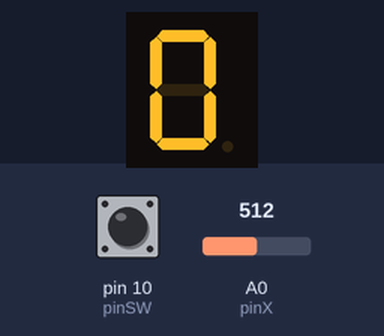
This sketch was run on a simulated Arduino Uno, built with avr-gcc and run on an emulated ATmega328P. On the bench: 1-digit seven-segment display. Wiring (inferred from the names in the program): 1-digit 7-segment display, segments lit when HIGH: segments pin 2, pin 3, pin 4, pin 5, pin 6, pin 7, pin 8, pin 9. Inputs (shaded band) come from the test bench; at power-on: A0 (pinX) = 512, pin 10 (pinSW) HIGH. The segment pins are drawn as the display they are named for.

Above: at 1.2 s.
1.3 s: A0 (pinX) set to 340
At 2.4 s:
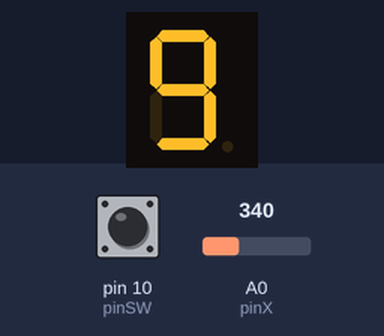
2.8 s: pin 10 (pinSW) pulled LOW for 0.15 s
At 3.5 s:
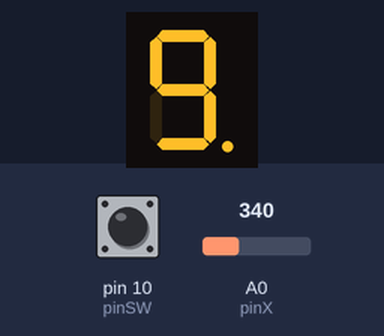
Timing chart, 0 to 5.8 s (numbered marks = the images above; inputs shaded):
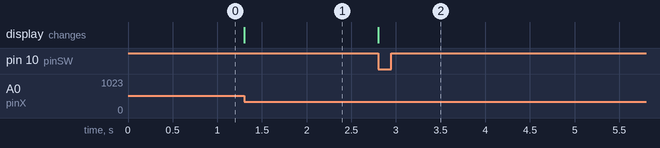

Measured:
- after the input at 1.3 s, the display: changes at once (image 1)
- after the input at 2.8 s, the display: changes at once (image 2)

The sketch:

L4_3.ino
```cpp
// cycle through all the digits
//joystick => TODO: debounce
const int pinSW = 10;
const int pinX = A0;
const int pinY = A1;

bool switchState = LOW;
int xValue = 0;
int yValue = 0;
bool lastState = LOW;

bool joyMoved = false;

const int pinA = 2;
const int pinB = 3;
const int pinC = 4;
const int pinD = 5;
const int pinE = 6;
const int pinF = 7;
const int pinG = 8;
const int pinDP = 9;

const int segSize = 8;
bool dpState = LOW;
bool state = HIGH;

int segments[segSize]={pinA, pinB, pinC, pinD, pinE, pinF, pinG, pinDP};

int index = 0;

int minTreshold = 350;
int maxTreshold = 700; //variables

const int noOfDigits = 10;
//matrix
bool digitMatrix [noOfDigits][segSize-1]={
  {1, 1, 1, 1, 1, 1, 0}, // 0
  {0, 1, 1, 0, 0, 0, 0}, // 1
  {1, 1, 0, 1, 1, 0, 1}, // 2
  {1, 1, 1, 1, 0, 0, 1}, // 3
  {0, 1, 1, 0, 0, 1, 1}, // 4
  {1, 0, 1, 1, 0, 1, 1}, // 5
  {1, 0, 1, 1, 1, 1, 1}, // 6
  {1, 1, 1, 0, 0, 0, 0}, // 7
  {1, 1, 1, 1, 1, 1, 1}, // 8
  {1, 1, 1, 1, 0, 1, 1}  // 9
};

void displayNumber (byte digit, bool decimalPoint){
  for (int i = 0; i < segSize - 1; i++){
    digitalWrite(segments[i], digitMatrix[digit][i]);
  }

  digitalWrite(pinDP, decimalPoint);
}
void setup() {
  for (int i = 0; i< segSize ; i++){
    pinMode(segments[i], OUTPUT);
  }
  pinMode(pinSW, INPUT_PULLUP);
  pinMode(pinX, INPUT);
  pinMode(pinY, INPUT);

  Serial.begin(9600);
}

void loop() {

  xValue = analogRead(pinX);
  //yValue = analogRead (pinY);
  switchState = digitalRead(pinSW);

  if(xValue > maxTreshold && joyMoved == false){
    index ++;
    joyMoved = true;
  }
  if(xValue < minTreshold && joyMoved == false){
    index --;
    joyMoved = true;
  }
  if(index >9){
    index = 0;
  }
  if(index <0){
    index = 9;
  }

  if(xValue > minTreshold && xValue < maxTreshold){
    joyMoved = false;
  }

   if(switchState == LOW && switchState != lastState){
    dpState = !dpState;
  }

  lastState = switchState;
  displayNumber(index, dpState);

  /*Serial.print("Switch: ");
  Serial.print(switchState);
  Serial.print("    |     ");
  Serial.print("X-axis: ");
  Serial.print(xValue);
  Serial.print("    |     ");
  Serial.print("Y-axis: ");
  Serial.print(yValue);
  Serial.println("");

  delay(100);
  */

  /*displayNumber(index, dpState);

  index ++;
  if(index >9){
    index = 0;
    dpState = !dpState;
  }

  delay(500);*/

}
```
